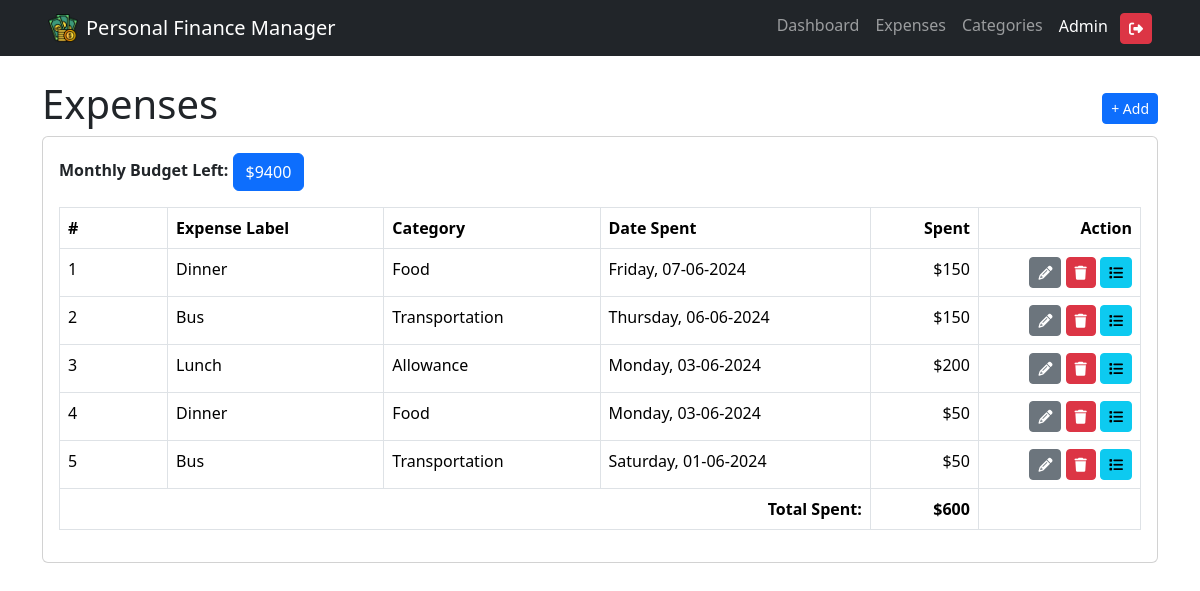
/expenses.php (signed in), run on the app's committed database.
### tables this page shows
CREATE TABLE `tbl_expenses` (
  `id` int(11) NOT NULL AUTO_INCREMENT,
  `tbl_expense_category_id` int(11) NOT NULL,
  `expense_name` text NOT NULL,
  `expense_date` date NOT NULL,
  `expense_spent` int(11) NOT NULL,
  `expense_description` text NOT NULL,
  `tbl_user_id` int(11) NOT NULL,
  PRIMARY KEY (`id`),
  KEY `tbl_expense_tbl_expense_category_id_IDX` (`tbl_expense_category_id`) USING BTREE,
  KEY `tbl_expenses_tbl_users_FK` (`tbl_user_id`),
  CONSTRAINT `tbl_expenses_tbl_expense_categories_FK` FOREIGN KEY (`tbl_expense_category_id`) REFERENCES `tbl_expense_categories` (`id`),
  CONSTRAINT `tbl_expenses_tbl_users_FK` FOREIGN KEY (`tbl_user_id`) REFERENCES `tbl_users` (`id`)
);

CREATE TABLE `tbl_expense_categories` (
  `id` int(11) NOT NULL AUTO_INCREMENT,
  `category_name` text NOT NULL,
  `category_budget` int(11) DEFAULT NULL,
  `tbl_user_id` int(11) NOT NULL,
  PRIMARY KEY (`id`),
  UNIQUE KEY `tbl_expense_categories_unique` (`category_name`) USING HASH,
  KEY `tbl_expense_categories_tbl_users_FK` (`tbl_user_id`),
  CONSTRAINT `tbl_expense_categories_tbl_users_FK` FOREIGN KEY (`tbl_user_id`) REFERENCES `tbl_users` (`id`)
);

### expenses.php (the view, shortened to what this page needs)
<?php
include_once "auth.php";
?>
<!DOCTYPE html>
<html lang="en">
<head>
    <?php include_once "includes/head-content.php"; ?>
</head>
<body>
    <?php include_once SITE_PATH . "includes/header.php"; ?>
    <div class="main-panel mt-4 container">
        <div class="row">
            <div class="col-12 d-flex justify-content-between align-items-center">
                <h1 class="text-bold">Expenses</h1>
                <div class="navigation">
                    <button type="button" class="btn btn-sm btn-primary float-right" data-bs-toggle="modal" data-bs-target="#expenseModal">&#43; Add</button>
                </div>
            </div>
            <div class="col-md-12">
                <div class="card">
                    <div class="card-body">
                        <div class="data-item">
                            <div class="col-md-12 table-responsive">
                                <div class="col-md-6">
                                    <div class="col">
                                        <?php
                                        $stmt = $conn->prepare("SELECT * FROM `tbl_budget`");
                                        $stmt->execute();
                                        $result = $stmt->fetch();
                                        if ($result) {
                                            $monthlyBudget = $result['monthly_budget'];
                                        } else {
                                            $monthlyBudget = 0;
                                        }
                                        ?>
                                        <?php
                                        $stmt = $conn->prepare("
                                            SELECT sum(expense_spent) as total_expenses
                                            FROM `tbl_expenses`
                                            WHERE MONTH(`expense_date`) = MONTH(now())
                                        ");
                                        $stmt->execute();
                                        $result = $stmt->fetch();
                                        if ($result) {
                                            $totalExpenses = $result['total_expenses'];
                                        } else {
                                            $totalExpenses = 0;
                                        }
                                        ?>
                                        <label for="monthlyBudgetInputLeft"><strong>Monthly Budget Left: </strong><span class="btn btn-primary">$<?php echo ($monthlyBudget - $totalExpenses); ?></span></label>
                                    </div>
                                </div>
                                <table class="table table-hover table-bordered mt-3">
                                    <thead>
                                        <tr>
                                            <th scope="col" width="10%">#</th>
                                            <th scope="col">Expense Label</th>
                                            <th scope="col" width="20%">Category</th>
                                            <th scope="col" width="25%">Date Spent</th>
                                            <th scope="col" width="10%" style="text-align: right;">Spent</th>
                                            <th scope="col" width="15%" style="text-align: right;">Action</th>
                                        </tr>
                                    </thead>
                                    <tbody>
                                        <?php
                                        $stmt = $conn->prepare("
                                            SELECT
                                                `tbl_expenses`.`id`,
                                                `tbl_expenses`.`tbl_expense_category_id`,
                                                `tbl_expenses`.`expense_name`,
                                                `tbl_expense_categories`.`category_name`,
                                                `tbl_expenses`.`expense_date`,
                                                `tbl_expenses`.`expense_spent`,
                                                `tbl_expenses`.`expense_description`
                                            FROM
                                                `tbl_expenses`
                                            LEFT JOIN tbl_expense_categories ON
                                                `tbl_expenses`.`tbl_expense_category_id` = `tbl_expense_categories`.`id`
                                            WHERE MONTH(`tbl_expenses`.`expense_date`) = MONTH(now())
                                            ORDER BY `tbl_expenses`.`expense_date` DESC
                                        ");
                                        $stmt->execute();
                                        $result = $stmt->fetchAll();
                                        $i = 1;
                                        $totalExpense = 0;
                                        foreach ($result as $row) {
                                            $expenseID = $row['id'];
                                            $expenseName = $row['expense_name'];
                                            $categoryName = $row['category_name'];
                                            $expenseDate = date('l, d-m-Y', strtotime($row['expense_date']));
                                            $expenseSpent = $row['expense_spent'];
                                            $totalExpense += $expenseSpent;
                                        ?>
                                            <tr>
                                                <td><?php echo $i++ ?></td>
                                                <td id="expenseName-<?= $expenseID ?>"><?php echo $expenseName ?></td>
                                                <td id="categoryName-<?= $expenseID ?>"><?php echo $categoryName ?></td>
                                                <td id="expenseDate-<?= $expenseID ?>" data-expense-date="<?php echo $row['expense_date']; ?>"><?php echo $expenseDate ?></td>
                                                <td style="text-align: right;">$<span id="expenseSpent-<?= $expenseID ?>"><?php echo $expenseSpent ?></span></td>
                                                <td style="text-align: right;">
                                                    <div>
                                                        <button type="submit" title="Edit" class="btn btn-sm btn-secondary" onclick="update_expense('<?php echo $expenseID ?>')"><i class="fa-solid fa-pencil"></i></button>
                                                        <button type="button" title="Remove" class="btn btn-sm btn-danger" onclick="delete_expense('<?php echo $expenseID ?>')"><i class="fa-solid fa-trash"></i></button>
                                                        <button type="button" title="View" class="btn btn-sm btn-info" data-bs-toggle="collapse" data-bs-target="#expenseDescriptionView-<?php echo $expenseID ?>"><i class="fa-solid fa-list"></i></button>
                                                    </div>
                                                </td>
                                            </tr>
                                        <?php
                                        }
                                        ?>
                                        <tr style="font-weight: bold;">
                                            <td colspan="4" style="text-align: right;">Total Spent: </td>
                                            <td style="text-align: right;"><span id="totalSpent">$<?php echo $totalExpense; ?></span></td>
                                            <td></td>
                                        </tr>
                                    </tbody>
                                </table>
                            </div>
                        </div>
                    </div>
                </div>
            </div>
        </div>
    </div>
</body>
</html>

### data on the page
tbl_expenses: expense_name "Dinner", tbl_expense_category.category_name "Food", expense_date "Friday, 07-06-2024", expense_spent "150"
tbl_expenses: expense_name "Bus", tbl_expense_category.category_name "Transportation", expense_date "Thursday, 06-06-2024", expense_spent "150"
tbl_expenses: expense_name "Lunch", tbl_expense_category.category_name "Allowance", expense_date "Monday, 03-06-2024", expense_spent "200"
tbl_expenses: expense_name "Dinner", tbl_expense_category.category_name "Food", expense_date "Monday, 03-06-2024", expense_spent "50"
tbl_expenses: expense_name "Bus", tbl_expense_category.category_name "Transportation", expense_date "Saturday, 01-06-2024", expense_spent "50"

### other printed values
$_SESSION['NAME'] "Admin"
$monthlyBudget - $totalExpenses "9400"
$totalExpense "600"
